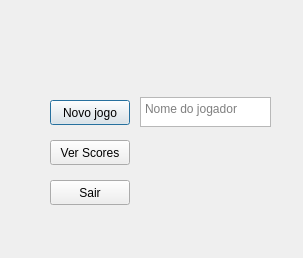
<?xml version="1.0" encoding="UTF-8"?>
<ui version="4.0">
 <class>Menu</class>
 <widget class="QDialog" name="Menu">
  <property name="geometry">
   <rect>
    <x>0</x>
    <y>0</y>
    <width>303</width>
    <height>258</height>
   </rect>
  </property>
  <property name="windowTitle">
   <string>Packman</string>
  </property>
  <widget class="QPushButton" name="new_game">
   <property name="geometry">
    <rect>
     <x>50</x>
     <y>100</y>
     <width>80</width>
     <height>25</height>
    </rect>
   </property>
   <property name="text">
    <string>Novo jogo</string>
   </property>
  </widget>
  <widget class="QPushButton" name="show_scores">
   <property name="geometry">
    <rect>
     <x>50</x>
     <y>140</y>
     <width>80</width>
     <height>25</height>
    </rect>
   </property>
   <property name="text">
    <string>Ver Scores</string>
   </property>
  </widget>
  <widget class="QPushButton" name="quit">
   <property name="geometry">
    <rect>
     <x>50</x>
     <y>180</y>
     <width>80</width>
     <height>25</height>
    </rect>
   </property>
   <property name="text">
    <string>Sair</string>
   </property>
  </widget>
  <widget class="QTextEdit" name="player_name">
   <property name="geometry">
    <rect>
     <x>140</x>
     <y>97</y>
     <width>131</width>
     <height>30</height>
    </rect>
   </property>
   <property name="palette">
    <palette>
     <active>
      <colorrole role="AlternateBase">
       <brush brushstyle="SolidPattern">
        <color alpha="255">
         <red>255</red>
         <green>255</green>
         <blue>255</blue>
        </color>
       </brush>
      </colorrole>
     </active>
     <inactive>
      <colorrole role="AlternateBase">
       <brush brushstyle="SolidPattern">
        <color alpha="255">
         <red>31</red>
         <green>35</green>
         <blue>51</blue>
        </color>
       </brush>
      </colorrole>
     </inactive>
     <disabled>
      <colorrole role="AlternateBase">
       <brush brushstyle="SolidPattern">
        <color alpha="255">
         <red>31</red>
         <green>35</green>
         <blue>51</blue>
        </color>
       </brush>
      </colorrole>
     </disabled>
    </palette>
   </property>
   <property name="placeholderText">
    <string>Nome do jogador</string>
   </property>
  </widget>
 </widget>
 <resources/>
 <connections/>
</ui>
